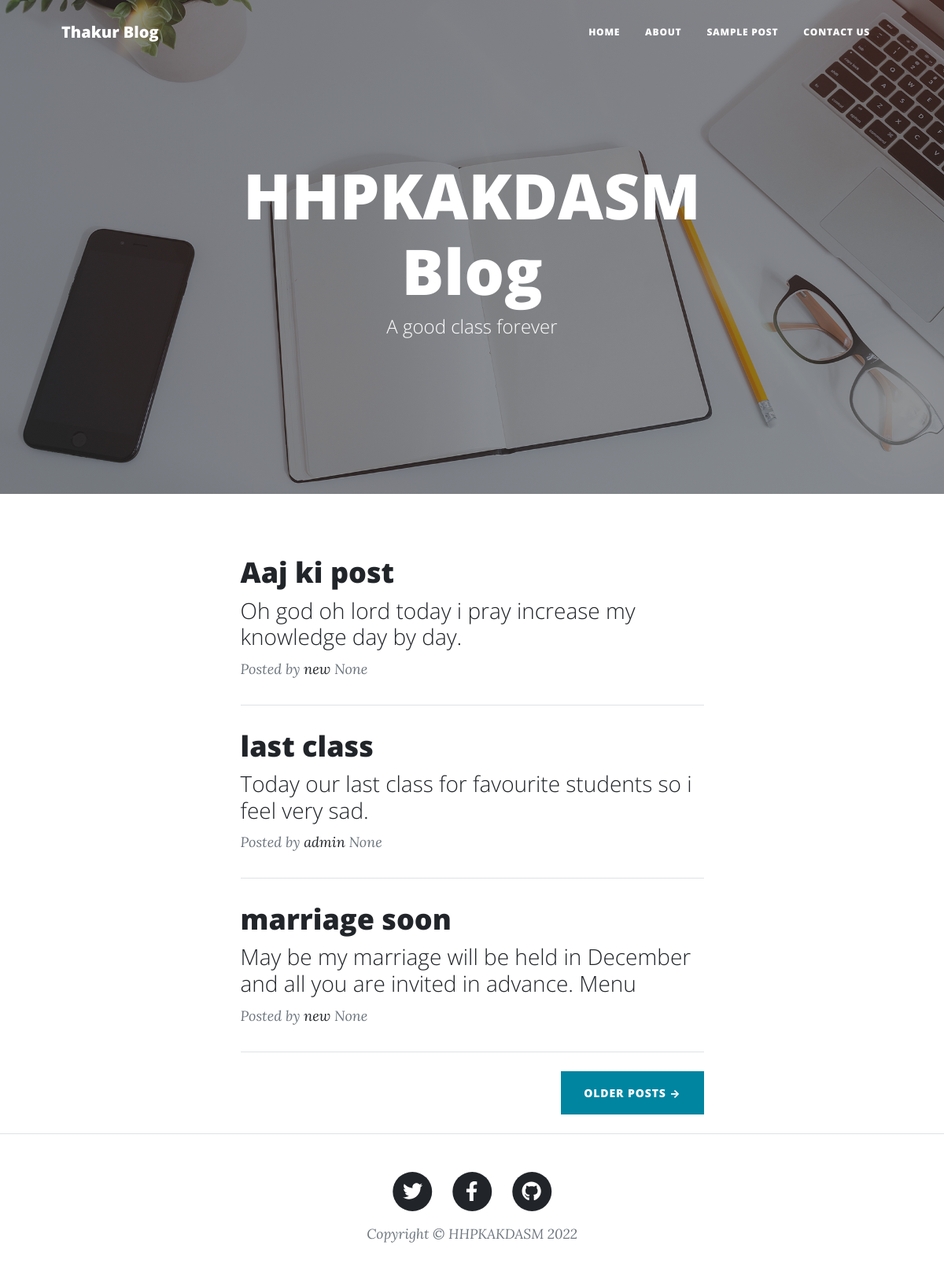
The page / on the database its author committed.
### myapp/models.py (models this page shows, shortened)
class Post(models.Model):
	author = models.ForeignKey(settings.AUTH_USER_MODEL, on_delete = models.CASCADE)
	title = models.CharField(max_length = 200)
	text = models.TextField()
	created_date = models.DateTimeField(auto_now_add = True)
	published_date = models.DateTimeField(blank = True, null = True)

### myapp/views.py (the view)
# urls.py: path('', index, name  = "index"),
def index(request):
	posts = Post.objects.all()
	return render(request, 'index.html', {'posts':posts})

### myapp/templates/index.html (shortened to what this page needs)
{% load static %}
{% include 'header.html' %}
<header class="masthead" style="background-image: url('{% static 'assets/img/home-bg.jpg' %}')">
            <div class="container position-relative px-4 px-lg-5">
                <div class="row gx-4 gx-lg-5 justify-content-center">
                    <div class="col-md-10 col-lg-8 col-xl-7">
                        <div class="site-heading">
                            <h1>HHPKAKDASM Blog</h1>
                            <span class="subheading">A good class forever</span>
                        </div>
                    </div>
                </div>
            </div>
        </header>
        <div class="container px-4 px-lg-5">
            <div class="row gx-4 gx-lg-5 justify-content-center">
                <div class="col-md-10 col-lg-8 col-xl-7">
                    {% for post in posts %}
                    <div class="post-preview">
                        <a href="post.html">
                            <h2 class="post-title">{{post.title}}</h2>
                            <h3 class="post-subtitle">{{post.text}}</h3>
                        </a>
                        <p class="post-meta">
                            Posted by
                            <a href="#!">{{post.author}}</a>
                            {{post.published_date}}
                        </p>
                    </div>
                    <hr class="my-4" />
                    {% endfor %}
                    <div class="d-flex justify-content-end mb-4"><a class="btn btn-primary text-uppercase" href="#!">Older Posts →</a></div>
                </div>
            </div>
        </div>
        {% include 'footer.html' %}
    </body>
</html>

### myapp/templates/header.html (shortened to what this page needs)
{% load static %}
<!DOCTYPE html>
<html lang="en">
    <head>
        <link href="{% static 'css/styles.css' %}" rel="stylesheet" />
    </head>
    <body>
        <nav class="navbar navbar-expand-lg navbar-light" id="mainNav">
            <div class="container px-4 px-lg-5">
                <a class="navbar-brand" href="index.html">Thakur Blog</a>
                <div class="collapse navbar-collapse" id="navbarResponsive">
                    <ul class="navbar-nav ms-auto py-4 py-lg-0">
                        <li class="nav-item"><a class="nav-link px-lg-3 py-3 py-lg-4" href="/">Home</a></li>
                        <li class="nav-item"><a class="nav-link px-lg-3 py-3 py-lg-4" href="{% url 'about' %}">About</a></li>
                        <li class="nav-item"><a class="nav-link px-lg-3 py-3 py-lg-4" href="{% url 'posts' %}">Sample Post</a></li>
                        <li class="nav-item"><a class="nav-link px-lg-3 py-3 py-lg-4" href="{% url 'contact' %}">Contact Us</a></li>
                    </ul>
                </div>
            </div>
        </nav>

### myapp/templates/footer.html
{% load static %}
        <footer class="border-top">
            <div class="container px-4 px-lg-5">
                <div class="row gx-4 gx-lg-5 justify-content-center">
                    <div class="col-md-10 col-lg-8 col-xl-7">
                        <ul class="list-inline text-center">
                            <li class="list-inline-item">
                                <a href="#!">
                                    <span class="fa-stack fa-lg">
                                        <i class="fas fa-circle fa-stack-2x"></i>
                                        <i class="fab fa-twitter fa-stack-1x fa-inverse"></i>
                                    </span>
                                </a>
                            </li>
                            <li class="list-inline-item">
                                <a href="#!">
                                    <span class="fa-stack fa-lg">
                                        <i class="fas fa-circle fa-stack-2x"></i>
                                        <i class="fab fa-facebook-f fa-stack-1x fa-inverse"></i>
                                    </span>
                                </a>
                            </li>
                            <li class="list-inline-item">
                                <a href="#!">
                                    <span class="fa-stack fa-lg">
                                        <i class="fas fa-circle fa-stack-2x"></i>
                                        <i class="fab fa-github fa-stack-1x fa-inverse"></i>
                                    </span>
                                </a>
                            </li>
                        </ul>
                        <div class="small text-center text-muted fst-italic">Copyright &copy; HHPKAKDASM 2022</div>
                    </div>
                </div>
            </div>
        </footer>

### rows shown on the page
Post: title "Aaj ki post", text "Oh god oh lord today i pray increase my knowledge day by day.", author "new", published_date "None"
Post: title "last class", text "Today our last class for favourite students so i feel very sad.", author "admin", published_date "None"
Post: title "marriage soon", text "May be my marriage will be held in December and all you are invited in advance. Menu", author "new", published_date "None"
